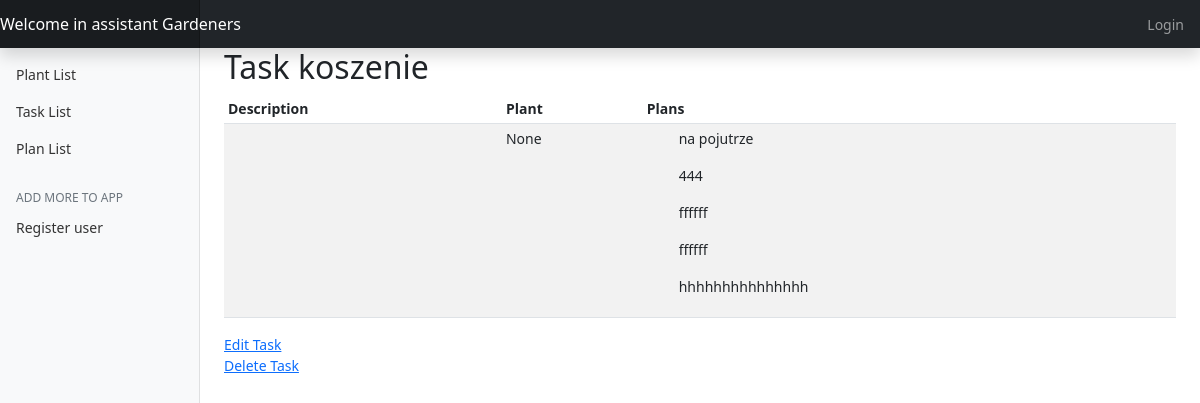
The app's page /task_view/1/, older data.
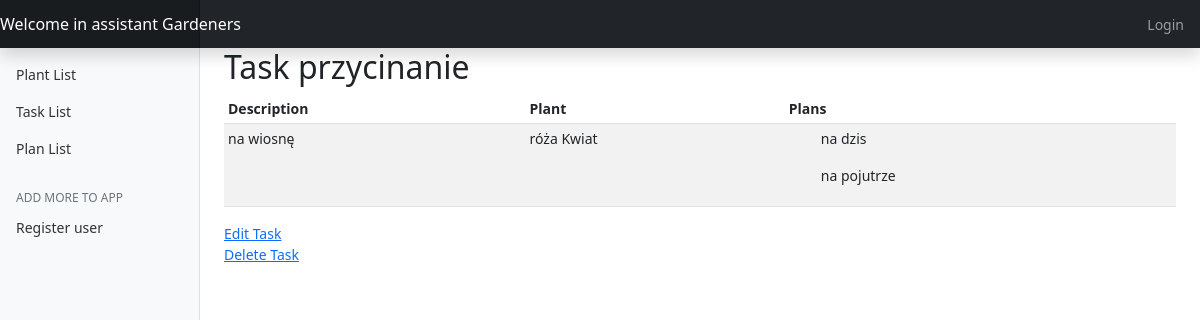
The same page, newer data.
### garden_app/models.py (models this page shows, shortened)
class Task(models.Model):
    name = models.CharField(max_length=60)
    description = models.TextField(blank=True, null=True)
    plant = models.ForeignKey(Plant, default=None, null=True, blank=True, on_delete=models.CASCADE)
    plan = models.ManyToManyField(PlanOfWork, blank=True)

class PlanOfWork(models.Model):
    name = models.CharField(max_length=60)
    description = models.TextField(blank=True, null=True)
    created = models.DateField(auto_now=True)
    date = models.DateField(default=date.today)

class Plant(models.Model):
    name = models.CharField(max_length=60)
    species = models.CharField(null=True, blank=True, max_length=60)
    description = models.TextField(blank=True, null=True)
    amount = models.IntegerField(default=1)
    unit = models.ForeignKey(Unit, on_delete=models.CASCADE)
    type = models.ForeignKey(PlantType, on_delete=models.CASCADE)
    def __str__(self):
        return f"{self.name} {self.type.name}"

class PlantType(models.Model):
    name = models.CharField(max_length=60)

### garden_app/views.py (the view)
# urls.py: path("task_view/<int:task_id>/", views.TaskView.as_view(), name="task_view"),
class TaskView(View):
    def get(self, request, task_id):
        task = Task.objects.get(id=task_id)
        return render(request, "task_info.html", {"task": task})

### templates/task_info.html (shortened to what this page needs)
{% extends "base.html" %}
{% load static %}
{% block table %}
    <main role="main" class="col-md-9 ml-sm-auto col-lg-10 px-4">
    <h2>Task {{ task.name }}</h2>
      <div class="table-responsive">
        <table class="table table-striped table-sm">
          <thead>
            <tr>
              <th>Description</th>
              <th>Plant</th>
              <th>Plans</th>
            </tr>
          </thead>
          <tbody>
            <tr>
              <td>{{ task.description }}</td>
              <td>{{ task.plant }}</td>
              <td>{% for plan in task.plan.all %}
                  <ol>{{ plan.name }}</ol>
                  {% endfor %}
              </td>
            </tr>
          </tbody>
        </table>
      </div>
        <div class="button col-md-3 inline-group float-left flex-column">
            <button class="navbar-toggler active" type="button">
      <span class="badge-light">
          <a href="/task_view/update/{{ task.id }}">Edit Task</a></span>
            </button>
        </div>
        <div class="button col-md-3 inline-group float-left flex-column">
            <button class="navbar-toggler active" type="button">
          <span class="badge-light">
              <a href="/task_view/delete/{{ task.id }}">Delete Task</a></span>
            </button>
        </div>
    </main>
{% endblock %}

Row changes from the older to the newer data that the page shows:
removed PlanOfWork: name "444"
removed PlanOfWork: name "ffffff"
removed PlanOfWork: name "ffffff"
removed PlanOfWork: name "hhhhhhhhhhhhhhh"
changed Task: name "koszenie" → "przycinanie"; description (not shown) → "na wiosnę"; plant "None" → "róża Kwiat"
now on this page (row edited): PlanOfWork: name "na dzis"
